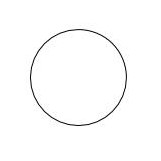
#> input picture ADAJonathanFinal/Repository/ball/front.jpg, 161 x 161 px, found by its file name; the run also reads 1 picture not shown here
$ jupyter execute Gen3D.ipynb
#> lines starting #> are read from the running program, lines starting #| are printed output that depends on the picture; after the words box and inside, x2 and y2 are one past the last pixel; in counts of white or black regions, pixels touching at a corner belong together
### ADAJonathanFinal/utils/operation.py
import cv2
from .baseClass import node
import math

# Redondeo
def round_up(n, decimals=2):
    multiplier = 10 ** decimals
    n = math.ceil(n * multiplier) / multiplier
    return n

# Reacomodo de partes en cada vista,sort ascendente

# [336 lines left out: functions re_arrange, draw_contour, add_part, combining, not called in this run]


def detect(c):
    shape = "unidentified"
    peri = cv2.arcLength(c, True)
    approx = cv2.approxPolyDP(c, 0.02 * peri, True)
    cylinder_type = 0

    # triangulo
    if len(approx) == 3:
        shape = "triangle"
        cylinder_type = 3
    # con 4 vertices es rectangulo o cuadrado
    elif len(approx) == 4:
        (x, y, w, h) = cv2.boundingRect(approx)
        ar = w / float(h)
        rect = cv2.minAreaRect(c)
        ar = rect[1][0] / float(rect[1][1])
        # separar cuadrados de rectangulos
        shape = "square" if ar >= 0.999 and ar <= 1.001 else "rectangle"

    elif len(approx) == 5:
        shape = "pentagon"
        cylinder_type = 5
    elif len(approx) == 6:
        shape = "hexagon"
        cylinder_type = 6
    else:
        shape = "circle"
        cylinder_type = 1

    # return forma
    return shape, cylinder_type


def valid_contours(img, type, ratio):
    objects = []
    imgrey = cv2.cvtColor(img.copy(), cv2.COLOR_BGR2GRAY)
    ret, thresh = cv2.threshold(imgrey, 127, 255, cv2.THRESH_BINARY_INV)
    contours, hierarchy = cv2.findContours(
        thresh, cv2.RETR_CCOMP, cv2.CHAIN_APPROX_SIMPLE)
    hierarchy, contours = zip(
        *sorted(zip(hierarchy[0], contours), key=lambda x: cv2.contourArea(x[1]), reverse=True))

    # iterar por los contornos
    for i, c in enumerate(contours):
        # lado interior
        if (hierarchy[i][3] != -1 or (hierarchy[i][3] == -1 and hierarchy[i][2] == -1)):
            M = cv2.moments(c)
            if(M["m00"] != 0):
                cX = int(M["m10"] / M["m00"])
                cY = int(M["m01"] / M["m00"])
                area = cv2.contourArea(c)
                area = area * ratio
                rect = cv2.minAreaRect(c)
                # Ignoramos areas pequenas
                if(area <= 4*ratio):
                    break
                box = cv2.boxPoints(rect)
                rectLength = round_up(rect[1][0] * ratio)
                rectBreadth = round_up(rect[1][1] * ratio)

                # rectangulo horizontal
                x, y, w, h = cv2.boundingRect(c)
                w = round_up(w * ratio)
                h = round_up(h * ratio)
                if(len(objects) == 0):
                    pos = [cX, cY]

                cv2.drawContours(img, [c], 0, (0, 0, 255), 1)
                # Detectanos la forma del contorno
                shape, cylinder_type = detect(c)
                part = []

                if(shape == "square"):
                    # agregar forma
                    part.append(node(shape="cube", l=rectLength,
                                     b=rectLength, h=rectLength))
                    # rotacion
                    if(type == "front"):
                        part[0].rotate(0, rect[2], 0)
                    elif(type == "side"):
                        part[0].rotate(0, rect[2], 90)
                    elif(rect[2] == 0):
                        part[0].rotate(90, 0, 90)
                    else:
                        part[0].rotate(90, 0, rect[2])

                    # agreamos la base, altura,etc
                    part.append(tuple([cX, cY]))
                    part.append(c)
                    part.append(h)
                    part.append(w)
                    add_part(objects, part, pos, type, ratio)
                elif(shape == "rectangle"):
                    if(type == "front"):
                        if(rect[2] == -90):
                            part.append(
                                node(shape="cube", l=rectBreadth, b=rectBreadth, h=rectLength))
                            part[0].rotate(0, 0, 0)
                        else:
                            part.append(
                                node(shape="cube", l=rectLength, b=rectLength, h=rectBreadth))
                            part[0].rotate(0, rect[2], 0)
                    elif(type == "side"):
                        if(rect[2] == -90):
                            part.append(
                                node(shape="cube", l=rectBreadth, b=rectBreadth, h=rectLength))
                            part[0].rotate(0, 0, 90)
                        else:
                            part.append(
                                node(shape="cube", l=rectLength, b=rectLength, h=rectBreadth))
                            part[0].rotate(0, rect[2], 90)
                    # rotar en z y x
                    elif(rect[2] == -90):
                        part.append(node(shape="cube", l=rectBreadth,
                                         b=rectBreadth, h=rectLength))
                        part[0].rotate(90, 0, 90)
                    elif(rect[2] == 0):
                        part.append(node(shape="cube", l=rectLength,
                                         b=rectLength, h=rectBreadth))
                        part[0].rotate(90, 0, 90)
                    else:
                        # rotar en z
                        part.append(node(shape="cube", l=rectLength,
                                         b=rectLength, h=rectBreadth))
                        part[0].rotate(90, 0, rect[2])

                    part.append(tuple([cX, cY]))
                    part.append(c)
                    part.append(h)
                    part.append(w)
                    add_part(objects, part, pos, type, ratio)
                elif(cylinder_type > 0):
                    # Cilindro
                    if(shape == "circle"):
                        _, radius = cv2.minEnclosingCircle(c)
                        radius = round_up(radius * ratio)
                        part.append(
                            node(shape="cylinder", r=radius, r1=radius, h=rectLength))
                        if(type == "front"):
                            part[0].rotate(90, 0, 0)
                        elif(type == "side"):
                            part[0].rotate(0, 90, 0)
                        part.append(tuple([cX, cY]))
                        part.append(c)
                        part.append(h)
                        part.append(w)
                        add_part(objects, part, pos, type, ratio)
                    else:
                        # Prisma regular
                        _, radius = cv2.minEnclosingCircle(c)
                        radius = round_up(radius * ratio)
                        part.append(node(shape="cylinder", r=radius,
                                         r1=radius, h=rectLength, fn=cylinder_type))
                        if(type == "front"):
                            part[0].rotate(90, -90 - rect[2], 0)
                        elif(type == "side"):
                            part[0].rotate(0, 90, 0)
                        else:
                            part[0].rotate(0, 0, rect[2])
                        part.append(tuple([cX, cY]))
                        part.append(c)
                        part.append(h)
                        part.append(w)
                        add_part(objects, part, pos, type, ratio)
                else:
                    print("shape not detected")
    return objects

### ADAJonathanFinal/Gen3D.ipynb
# Proyecto Final Analisis y Diseno de Algortimos
## Jonathan Valencia


## Conversion de figuras geometricas en imagenes 2D a un modelo 3D

OpenCV (pip install opencv-contrib-python) es una libreria enfocada en problemas de vision artificial, critica para nuestro proyecto por su modulo de procesamiento de imagenes geometricas.

La funcion de dimensionamiento requiere de 3 vistas de la figura (frente,lateral y superior) y nos permitira deliniear las imagenes en sus bordes. Y posteriormente nos permitira mutiplicar el valor del radio con estas lineas de contorno para tener la longitud total.

[cell 1]
import time
import os
import shutil
##############
import cv2
##############
import numpy as np
from IPython.display import Image
from utils.tree import createtree
from utils.operation import *


def Dimensioning(userId,view,image):

    #Carpeta temporal para guardar las imagenes con contornos
#> called with userId = 'random', view = 'front', image = 'Repository/random/front.jpg'
    os.makedirs('static/temp', exist_ok=True)
    #leemos la imagen
    img = cv2.imread(image,cv2.IMREAD_UNCHANGED)
#> img is the input picture: shape (161, 161, 3); min 0, max 255, mean 251.7
    #Inicializacion
    ratio = 0
    shape = "unidentified"
    #Getting the size of image
    try:
        w,h,_=img.shape
#> w = 161; h = 161
        drawSize = int(h/300)
#> drawSize = 0
        #si se requiere y la imagen esta en color se convierte a escala de grises
        imgrey = cv2.cvtColor(img.copy(),cv2.COLOR_BGR2GRAY)
        #Y luego a binario
        ret, thresh = cv2.threshold(imgrey,127,255,cv2.THRESH_BINARY_INV)
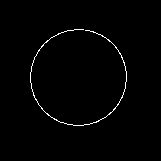
#> thresh: shape (161, 161); 1.2% white in thin lines or dots, all inside (x1, y1, x2, y2) = (30, 29, 127, 126)
        #Encotramos los contornos
        contours, hierarchy = cv2.findContours(thresh,cv2.RETR_CCOMP,cv2.CHAIN_APPROX_SIMPLE)
#> contours = 1 contour; box (x1, y1, x2, y2) and area: (30, 29, 127, 126) 29
        #sort de los contornos de area para identificar el contorno mas grande
        hierarchy,contours = zip(*sorted(zip(hierarchy[0],contours),key = lambda x: cv2.contourArea(x[1]),reverse=True))

        for i,c in enumerate(contours):
            #usamos el contorno mas grande
            if(hierarchy[i][3] != -1  or (hierarchy[i][3] == -1 and hierarchy[i][2] == -1) ):
                M = cv2.moments(c)
                if(M["m00"] !=0):
                    cX = int(M["m10"] / M["m00"])
                    cY = int(M["m01"] / M["m00"])
                    #obtener el area minima del contorno
                    rect = cv2.minAreaRect(c)
                    box = cv2.boxPoints(rect)
                    box = np.int0(box)
                    x,y,w,h = cv2.boundingRect(c)
                    #detectar formas
                    shape, cylinder_type = detect(c)
                    if(shape == "unidentified"):
                        continue

                    if(shape=="triangle" or shape=="pentagon" or shape=="hexagon"):
                        img = cv2.drawContours(img, [box], 0, (0,0, 255), drawSize)
                    # w ancho del rectangulo rodeando el circulo
                    if(shape=="circle"):
                        # remarcar contornos
                        img = cv2.rectangle(img,(x,y),(x+w,y+h),(0, 0, 255),drawSize)
                        cv2.line(img, (x,y), (x+w,y), (0,255, 0), 2)
                        ratio = 1/w
                    else:

                        cv2.line(img, tuple(box[0]), tuple(box[1]), (0,255, 0), 2)
                        #Largo por pixel
                        ratio = 1.0/rect[1][1]
                    break
#> this loop made 1 pass
#> (cX, cY, box) on pass 1: (81, 78, [[126, 125], [30, 125], [30, 29], [126, 29]])
#> pass 1, in Dimensioning, `img = cv2.rectangle(img,(x,y),(x+w,y+h),(0, 0, 255),drawSize)`:
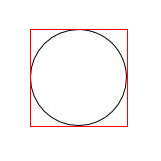
#> img: shape (161, 161, 3); 1.5% of pixels changed, all inside (x1, y1, x2, y2) = (30, 29, 128, 127)
#> after the loop:
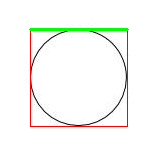
#> img: shape (161, 161, 3); 1.14% of pixels changed, all inside (x1, y1, x2, y2) = (29, 28, 129, 31)

        #guardar imagen con contornos
        folder = 'static/temp/' + userId
        os.makedirs(folder, exist_ok=True)
        #si el archivo existe se elimina
        try:
            os.remove(folder + '/' + view + '.jpg')
        except: pass

        path_file = (folder + '/' + view + '.jpg')

        #reducir tamaño de imagen
        small = cv2.resize(img, (0,0), fx=0.5, fy=0.5)
        cv2.imwrite(path_file,small)
        #Convertir a string
        ratio = str(ratio)
#> ratio = '0.010309278350515464'
        #guardar datos en archivo
        data={'image': path_file,'shape': shape,'ratio': ratio}
#> data = {'image': 'static/temp/random/front.jpg', 'shape': 'circle', 'ratio': '0.010309278350515464'}
        display(Image(filename = path_file))
        return data
    except:
      print(view + "image not found")

## Funcion de Conversion
Una vez que tenemos las 3 imagenes y la longitud, procedemos a crear el modelo 3D

[cell 2]
def Convert(userId, front_image, side_image, top_image, fratio, sratio, tratio):
    # comienza cronometro
    start = time.time()
    os.makedirs('static/'+userId, exist_ok=True)

    img_front = cv2.imread(front_image,cv2.IMREAD_UNCHANGED)
    img_side = cv2.imread(side_image,cv2.IMREAD_UNCHANGED)
    img_top = cv2.imread(top_image,cv2.IMREAD_UNCHANGED)

    fratio = float(fratio)
    sratio = float(sratio)
    tratio = float(tratio)
    filePath = "static/temp/"+userId
#Remover archivos temporales
    try:
        shutil.rmtree(filePath)
    except OSError as e:
        print ("Error: %s - %s." % (e.filename, e.strerror))

    primitive = []
    #front
    object_front = valid_contours(img_front,"front",fratio)
    re_arrange(object_front,"front")

    #side
    object_side = valid_contours(img_side,"side",sratio)
    re_arrange(object_side,"side")

    #Top
    object_top = valid_contours(img_top,"top",tratio)
    re_arrange(object_top,"top")

    #umbral de error
#     minApprox = 4 * max(fratio,sratio,tratio)
    minApprox = 0.05
    primitive = combining(object_front,object_side,object_top,minApprox)
    final = []
    for set in primitive:
        for shape in set:
            final.append(shape[0])

    #si el archivo existe se elimina
    try:
        os.remove('static/' + userId + "/" + userId + '.scad')
    except: pass

    #Generar archivo .scad
    path_file = ('static/' + userId + "/" + userId + '.scad')
    #si la lista esta vacia se genera una ecepcion
    if(len(final) == 0):
        path_file = 'static/error.txt'
        f = open(path_file, "w")
        f.write("No se pudo determinar la geometria del objetco, intenta otra figura!")
        f.close()
    createtree(final,path_file)
    # fin del cronometro
    end = time.time()
    print("Tiempo total:",end-start)
    return path_file

## Ejecucion
Comenzamos leyendo las 3 imagenes del repositorio:

[cell 3]
userId="random"
front_image = "Repository/"+userId+"/front.jpg"
side_image = "Repository/"+userId+"/side.jpg"
top_image = "Repository/"+userId+"/top.jpg"
front_image

Se usa el dimensionamiento en la vista frontal

[cell 4]
d1 = Dimensioning(userId,"front",front_image)
#> d1 has the same summary as data in Dimensioning
d1
#> Out has the same summary as data in Dimensioning

Vista lateral:

[cell 5]
d2 = Dimensioning(userId,"side",side_image)
#> call 2 of Dimensioning, with userId = 'random', view = 'side', image = 'Repository/random/side.jpg'
#> in Dimensioning (call 2), `ret, thresh = cv2.threshold(imgrey,127,255,cv2.THRESH_BINARY_INV)`:
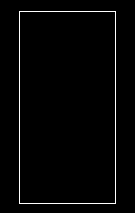
#> thresh: shape (213, 135); 2% white in thin lines or dots, all inside (x1, y1, x2, y2) = (19, 11, 116, 204)
#> in Dimensioning (call 2), `contours, hierarchy = cv2.findContours(thresh,cv2.RETR_CCOMP,cv2.CHAIN..`: contours = 2 contours; box (x1, y1, x2, y2) and area: (19, 11, 116, 204) 18432, (19, 11, 116, 204) 18430
#> the loop in Dimensioning (call 2), `for i,c in enumerate(contours):` made 2 passes
#> (cX, cY, box) on pass 2: (67, 107, [[114, 202], [19, 202], [19, 11], [114, 11]])
#> c on pass 1: [[19, 11], [19, 203], [115, 203], [115, 11]]
#> after the loop in Dimensioning (call 2), `for i,c in enumerate(contours):`:
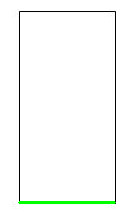
#> img: shape (213, 135, 3); mean B, G, R 248.1, 250.6, 248.1
#> in Dimensioning (call 2), `small = cv2.resize(img, (0,0), fx=0.5, fy=0.5)`:
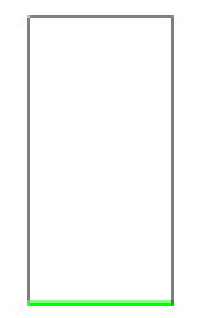
#> small: shape (106, 68, 3) (shown 3 times larger); mean B, G, R 248.1, 250.7, 248.1
#> in Dimensioning (call 2), `ratio = str(ratio)`: ratio = '0.010416668322351507'
#> in Dimensioning (call 2), `data={'image': path_file,'shape': shape,'ratio': ratio}`: data = {'image': 'static/temp/random/side.jpg', 'shape': 'rectangle', 'ratio': '0.010416668322351507'}
#> d2 has the same summary as data in Dimensioning
d2
#> Out has the same summary as data in Dimensioning

Vista superior:

[cell 6]
d3 = Dimensioning(userId,"top",top_image)
#> call 3 of Dimensioning, with userId = 'random', view = 'top', image = 'Repository/random/top.jpg'
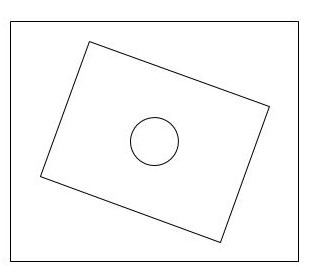
#> input picture ADAJonathanFinal/Repository/random/top.jpg, 314 x 273 px
#> in Dimensioning, img is the input picture: shape (273, 314, 3); min 0, max 255, mean 249
#> in Dimensioning (call 3), `ret, thresh = cv2.threshold(imgrey,127,255,cv2.THRESH_BINARY_INV)`:
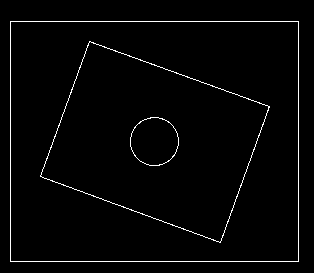
#> thresh: shape (273, 314); 2.2% white in thin lines or dots, all inside (x1, y1, x2, y2) = (10, 21, 299, 262)
#> in Dimensioning (call 3), `contours, hierarchy = cv2.findContours(thresh,cv2.RETR_CCOMP,cv2.CHAIN..`: contours = 6 contours; box (x1, y1, x2, y2) and area: (10, 21, 299, 262) 69120, (10, 21, 299, 262) 69118, (40, 41, 270, 243) 27620, (40, 41, 269, 243) 27578, (130, 117, 179, 166) 1816, (130, 117, 179, 166) 1805
#> the loop in Dimensioning (call 3), `for i,c in enumerate(contours):` made 2 passes
#> (cX, cY, box) on pass 2: (154, 141, [[298, 261], [10, 261], [10, 21], [298, 21]])
#> c on pass 1: [[10, 21], [10, 261], [298, 261], [298, 21]]
#> after the loop in Dimensioning (call 3), `for i,c in enumerate(contours):`:
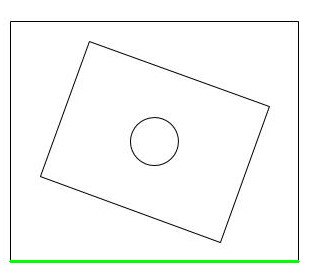
#> img: shape (273, 314, 3); 1.01% of pixels changed, all inside (x1, y1, x2, y2) = (9, 260, 300, 263)
#> in Dimensioning (call 3), `small = cv2.resize(img, (0,0), fx=0.5, fy=0.5)`:
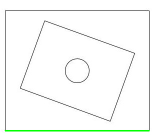
#> small: shape (136, 157, 3); mean B, G, R 247.3, 249.9, 247.3
#> in Dimensioning (call 3), `ratio = str(ratio)`: ratio = '0.003472222222222222'
#> in Dimensioning (call 3), `data={'image': path_file,'shape': shape,'ratio': ratio}`: data = {'image': 'static/temp/random/top.jpg', 'shape': 'rectangle', 'ratio': '0.003472222222222222'}
#> d3 has the same summary as data in Dimensioning
d3
#> Out has the same summary as data in Dimensioning

Despues tenemos que multiplicar los radios extraidos de la funcion de dimension con las longitudes fijas
Esto permite respeta el pixel:dimension para que no varie con los pixeles de las imagenes

[cell 7]
fratio = float(d1["ratio"]) * 2 #ancho del regangulo para frontal
#> fratio = 0.0206
sratio = float(d2["ratio"]) * 3
#> sratio = 0.0313
tratio = float(d3["ratio"]) * 1.73
#> tratio = 0.00601

Finalmente, llamamos a la funcion convert para generar el modelo 3D scad model y su path

[cell 8]
Convert(userId,front_image, side_image, top_image,fratio, sratio, tratio)
#> in Convert, `fratio = float(fratio)`: fratio = 0.0206
#> in Convert, `sratio = float(sratio)`: sratio = 0.0313
#> in Convert, `tratio = float(tratio)`: tratio = 0.00601
#> in valid_contours, `contours, hierarchy = cv2.findContours( thresh, cv2.RETR_CCOMP, cv2.CH..`: contours = 1 contour; box (x1, y1, x2, y2) and area: (30, 29, 127, 126) 29
#> the loop in valid_contours, `for i, c in enumerate(contours):` made 1 pass
#> (cX, cY, area, box, rectLength) on pass 1: (81, 78, 0.598, [[126, 125], [30, 125], [30, 29], [126, 29]], 1.98)
#> (the call stopped at in valid_contours, `part.append( node(shape="cylinder", r=radius, r1=radius, h=rectLength))`: utils is not available in this run)
